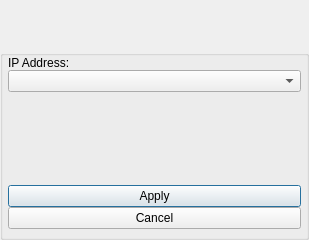
<?xml version="1.0" encoding="UTF-8"?>
<ui version="4.0">
 <class>ChooseIpAddressDlg</class>
 <widget class="QDialog" name="ChooseIpAddressDlg">
  <property name="windowModality">
   <enum>Qt::ApplicationModal</enum>
  </property>
  <property name="geometry">
   <rect>
    <x>0</x>
    <y>0</y>
    <width>309</width>
    <height>240</height>
   </rect>
  </property>
  <property name="windowTitle">
   <string>Choose Network IP Address</string>
  </property>
  <property name="windowOpacity">
   <double>1.000000000000000</double>
  </property>
  <property name="toolTip">
   <string/>
  </property>
  <layout class="QVBoxLayout" name="verticalLayout">
   <property name="spacing">
    <number>0</number>
   </property>
   <property name="leftMargin">
    <number>0</number>
   </property>
   <property name="topMargin">
    <number>0</number>
   </property>
   <property name="rightMargin">
    <number>0</number>
   </property>
   <property name="bottomMargin">
    <number>0</number>
   </property>
   <item>
    <widget class="QWidget" name="m_TitleBarWidget" native="true">
     <property name="sizePolicy">
      <sizepolicy hsizetype="Preferred" vsizetype="Preferred">
       <horstretch>0</horstretch>
       <verstretch>0</verstretch>
      </sizepolicy>
     </property>
     <property name="minimumSize">
      <size>
       <width>0</width>
       <height>50</height>
      </size>
     </property>
     <property name="maximumSize">
      <size>
       <width>16777215</width>
       <height>103</height>
      </size>
     </property>
     <layout class="QHBoxLayout" name="horizontalLayout">
      <property name="spacing">
       <number>2</number>
      </property>
      <property name="leftMargin">
       <number>5</number>
      </property>
      <property name="topMargin">
       <number>2</number>
      </property>
      <property name="rightMargin">
       <number>5</number>
      </property>
      <property name="bottomMargin">
       <number>2</number>
      </property>
     </layout>
    </widget>
   </item>
   <item>
    <widget class="QGroupBox" name="DialogItemsGroupBox">
     <property name="minimumSize">
      <size>
       <width>0</width>
       <height>0</height>
      </size>
     </property>
     <property name="title">
      <string/>
     </property>
     <layout class="QGridLayout" name="gridLayout">
      <property name="leftMargin">
       <number>5</number>
      </property>
      <property name="topMargin">
       <number>0</number>
      </property>
      <property name="rightMargin">
       <number>5</number>
      </property>
      <property name="bottomMargin">
       <number>8</number>
      </property>
      <property name="spacing">
       <number>0</number>
      </property>
      <item row="3" column="0">
       <widget class="QPushButton" name="OkButton">
        <property name="text">
         <string>Apply</string>
        </property>
       </widget>
      </item>
      <item row="2" column="0">
       <spacer name="verticalSpacer">
        <property name="orientation">
         <enum>Qt::Vertical</enum>
        </property>
        <property name="sizeHint" stdset="0">
         <size>
          <width>20</width>
          <height>40</height>
         </size>
        </property>
       </spacer>
      </item>
      <item row="1" column="0">
       <widget class="QComboBox" name="IpAddressComboBox"/>
      </item>
      <item row="4" column="0">
       <widget class="QPushButton" name="CancelButton">
        <property name="text">
         <string>Cancel</string>
        </property>
       </widget>
      </item>
      <item row="0" column="0">
       <widget class="QLabel" name="IpAddressLabel">
        <property name="text">
         <string>IP Address:</string>
        </property>
       </widget>
      </item>
     </layout>
    </widget>
   </item>
   <item>
    <widget class="BottomBarWidget" name="m_BottomBarWidget" native="true">
     <property name="sizePolicy">
      <sizepolicy hsizetype="Expanding" vsizetype="Minimum">
       <horstretch>0</horstretch>
       <verstretch>0</verstretch>
      </sizepolicy>
     </property>
     <property name="minimumSize">
      <size>
       <width>30</width>
       <height>0</height>
      </size>
     </property>
     <property name="autoFillBackground">
      <bool>true</bool>
     </property>
    </widget>
   </item>
  </layout>
 </widget>
 <customwidgets>
  <customwidget>
   <class>BottomBarWidget</class>
   <extends>QWidget</extends>
   <header location="global">BottomBarWidget.h</header>
   <container>1</container>
  </customwidget>
 </customwidgets>
 <resources/>
 <connections/>
</ui>
